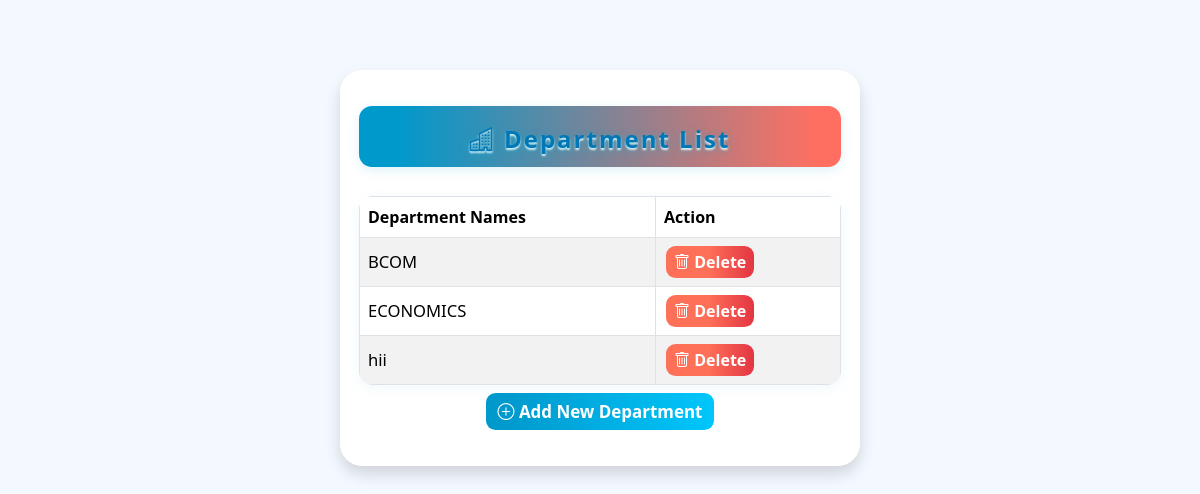
The page /view_dep/ (signed in) on the database its author committed.
### myapp/models.py (models this page shows)
class Department(models.Model):
    department_name=models.CharField(max_length=50)

### myapp/views.py (the view)
# urls.py: path('view_dep/',views.view_dep,name='view_dep'),
@user_passes_test(is_admin, login_url='loginDataa')
def view_dep(request):
    depts = Department.objects.all()
    return render(request, 'dept.html', {'data': depts})

### myapp/views.py (called while the page is built)
def is_admin(user):
    return user.is_authenticated and user.usertype == 'admin'

### myapp/templates/dept.html (shortened to what this page needs)
<!DOCTYPE html>
<html lang="en">
<head>
  <link href="https://cdn.jsdelivr.net/npm/bootstrap@5.3.8/dist/css/bootstrap.min.css" rel="stylesheet">
  <link href="https://cdn.jsdelivr.net/npm/bootstrap-icons@1.10.5/font/bootstrap-icons.css" rel="stylesheet">
</head>
<body>
    <div class="dep-list-card shadow">
        <div class="dep-list-header">
            <span class="dep-list-title">
                <i class="bi bi-buildings"></i> Department List
            </span>
        </div>
        <table class="table table-bordered table-striped align-middle">
            <thead>
                <tr>
                    <th>Department Names</th>
                    <th>Action</th>
                </tr>
            </thead>
            <tbody>
            {% for i in data %}
            <tr>
                <td>{{ i.department_name }}</td>
                <td>
                    <a href="{% url 'delete_department' i.id %}" class="btn btn-danger btn-sm"
                    onclick="return confirm('Are you sure you want to delete this department?');">
                        <i class="bi bi-trash"></i> Delete
                    </a>
                </td>
            </tr>
            {% endfor %}
            </tbody>
        </table>
        <div class="text-center my-2">
            <a href="{% url 'add_dept' %}" class="btn btn-success">
                <i class="bi bi-plus-circle"></i> Add New Department
            </a>
        </div>
    </div>
</body>
</html>

### myapp/templates/dept.html (style rules this page uses)
:root { --primary-color: #0099cc; --accent-color: #ff6f61; --light-bg: #f4f8ff; --card-shadow: 0 10px 32px rgba(0,150,200,0.10), 0 2px 8px rgba(0,0,0,0.03); }
body { background: var(--light-bg); font-family: 'Segoe UI', Arial, sans-serif; min-height: 100vh; }
.dep-list-card { max-width: 520px; margin: 70px auto 0 auto; padding: 36px 19px 28px 19px; background: #fff; border-radius: 22px; box-shadow: var(--card-shadow); }
.dep-list-header { background: linear-gradient(90deg, var(--primary-color) 8%, var(--accent-color) 95%); border-radius: 13px; margin-bottom: 29px; padding: 15px 0 10px 0; box-shadow: 0 3px 12px #0099cc23; text-align: center; }
.dep-list-title { color: #0077b6; font-size: 1.5rem; font-weight: 700; letter-spacing: 2px; font-family: 'Segoe UI', Arial, sans-serif; text-shadow: 0 2px 9px #00b4d888, 0 1.5px 2px #fff; }
.table { border-radius: 14px; overflow: hidden; box-shadow: 0 2px 14px #0099cc11; margin-bottom: 5px; }
th { background: #f4f8ff; color: #0099cc; }
td { vertical-align: middle !important; font-size: 1.04rem; }
.btn-danger, .btn-success { border-radius: 0.6rem !important; font-weight: 600; margin: 0 2px; }
.btn-danger { font-size: 1rem; background: linear-gradient(90deg, #ff7058 48%, #e33543 100%); border: none; }
.btn-success { font-size: 1.06rem; background: linear-gradient(90deg, #0099cc 8%, #00c6fb 100%); border: none; }

### rows shown on the page
Department: department_name "BCOM"
Department: department_name "ECONOMICS"
Department: department_name "hii"
